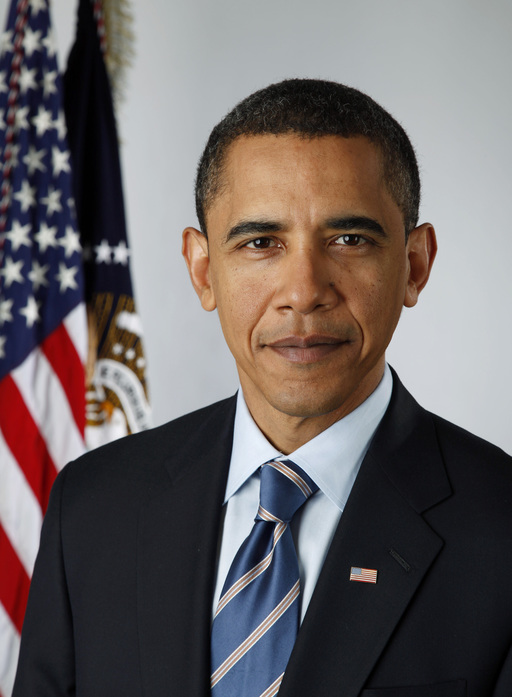
#> input picture CV project/obama.jpg, 512 x 697 px
$ python delaunay.py   (older library calls are emulated)
#> lines starting #> are read from the running program, lines starting #| are printed output that depends on the picture; after the words box and inside, x2 and y2 are one past the last pixel; in counts of white or black regions, pixels touching at a corner belong together
#!/usr/bin/python

import cv2
import numpy as np
import random
import copy
# Check if a point is inside a rectangle
def rect_contains(rect, point) :
    if point[0] < rect[0] :
        return False
    elif point[1] < rect[1] :
        return False
    elif point[0] > rect[2] :
        return False
    elif point[1] > rect[3] :
        return False
    return True

# Draw a point
def draw_point(img, p, color ) :
    cv2.circle( img, p, 2, color, 1, 8, 0 )


# Draw delaunay triangles
def draw_delaunay(img, subdiv, delaunay_color ) :

    triangleList = subdiv.getTriangleList();
    #print(triangleList)
    size = img.shape
    r = (0, 0, size[1], size[0])

    for t in triangleList :
        # print(t)
        pt1 = (t[0], t[1])
        pt2 = (t[2], t[3])
        pt3 = (t[4], t[5])

        if rect_contains(r, pt1) and rect_contains(r, pt2) and rect_contains(r, pt3) :

            cv2.line(img, pt1, pt2, delaunay_color, 1, 8, 0)
            cv2.line(img, pt2, pt3, delaunay_color, 1, 8, 0)
            cv2.line(img, pt3, pt1, delaunay_color, 1, 8, 0)


# Draw voronoi diagram
def draw_voronoi(img, subdiv) :

    ( facets, centers) = subdiv.getVoronoiFacetList([])


    for i in xrange(0,len(facets)) :
        ifacet_arr = []
        for f in facets[i] :
            ifacet_arr.append(f)

        ifacet = np.array(ifacet_arr, np.int)
        color = (random.randint(0, 255), random.randint(0, 255), random.randint(0, 255))

        cv2.fillConvexPoly(img, ifacet, color, cv2.CV_AA, 0);
        ifacets = np.array([ifacet])
        cv2.polylines(img, ifacets, True, (0, 0, 0), 1, cv2.CV_AA, 0)
        cv2.circle(img, (centers[i][0], centers[i][1]), 3, (0, 0, 0), cv2.cv.CV_FILLED, cv2.CV_AA, 0)


if __name__ == '__main__':

    # Define window names
    win_delaunay = "Delaunay Triangulation"
    win_voronoi = "Voronoi Diagram"

    # Turn on animation while drawing triangles
    animate = True

    # Define colors for drawing.
    delaunay_color = (255,255,255)
    points_color = (0, 0, 255)

    # Read in the image.
    img = cv2.imread("obama.jpg");
#> img is the input picture: shape (697, 512, 3); mean B, G, R 100.5, 100.6, 108

    # Keep a copy around
    img_orig = img.copy();

    # Rectangle to be used with Subdiv2D
    size = img.shape
#> size = (697, 512, 3)
    rect = (0, 0, size[1], size[0])
#> rect = (0, 0, 512, 697)
    # print(rect)
    # Create an instance of Subdiv2D
    subdiv = cv2.Subdiv2D(rect);

    # Create an array of points.
    points = [];

    # Read in the points from a text file
    with open("obama.txt") as file :
#> (reads CV project/obama.txt from the repository)
        for line in file :
            x, y = line.split()
            points.append([int(x), int(y)])

    # Insert points into subdiv
    for p in points :
        subdiv.insert(tuple(p))

        # Show animation
        if animate :
            img_copy = img_orig.copy()
            # Draw delaunay triangles
            draw_delaunay( img_copy, subdiv, (255, 255, 255) );
            cv2.imshow(win_delaunay, img_copy)
            cv2.waitKey(100)
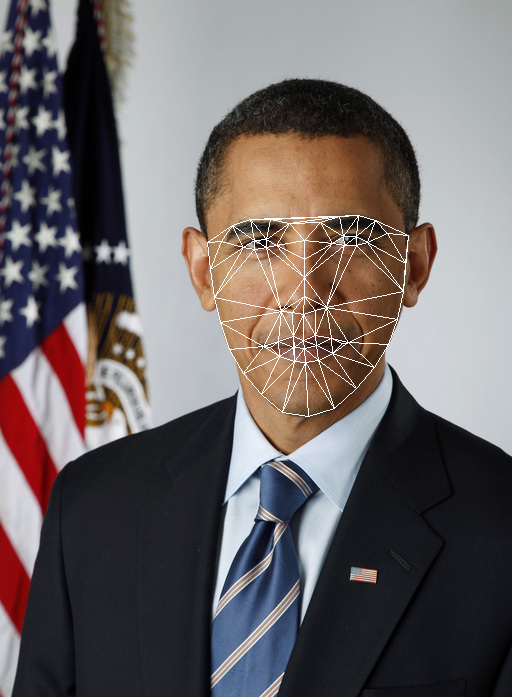
#> img_copy: shape (697, 512, 3); mean B, G, R 102.6, 102.4, 109.5

    # Draw delaunay triangles
    draw_delaunay(img, subdiv, (255, 255, 255) );

    # Draw points
    for p in points :
        draw_point(img, p, (0,0,255))
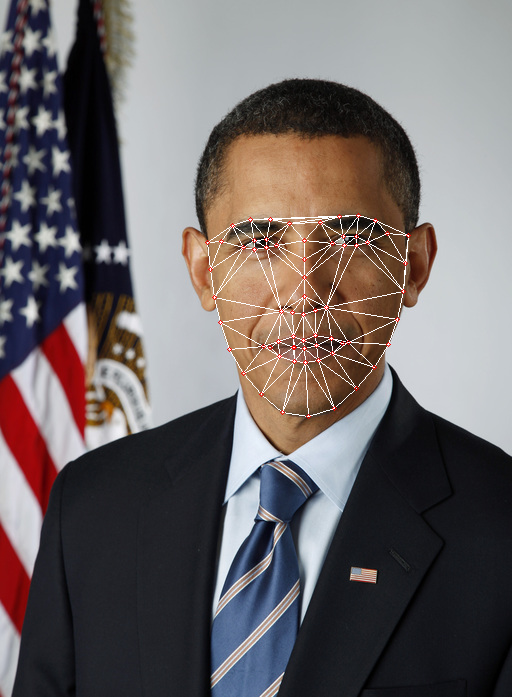
#> img: shape (697, 512, 3); 0.15% of pixels changed, all inside (x1, y1, x2, y2) = (205, 213, 411, 419)

    # Allocate space for voronoi Diagram
    img_voronoi = np.zeros(img.shape, dtype = img.dtype)

    # Draw voronoi diagram
    draw_voronoi(img_voronoi,subdiv)
#> after the loop in draw_voronoi, `for i in xrange(0,len(facets)) :`:
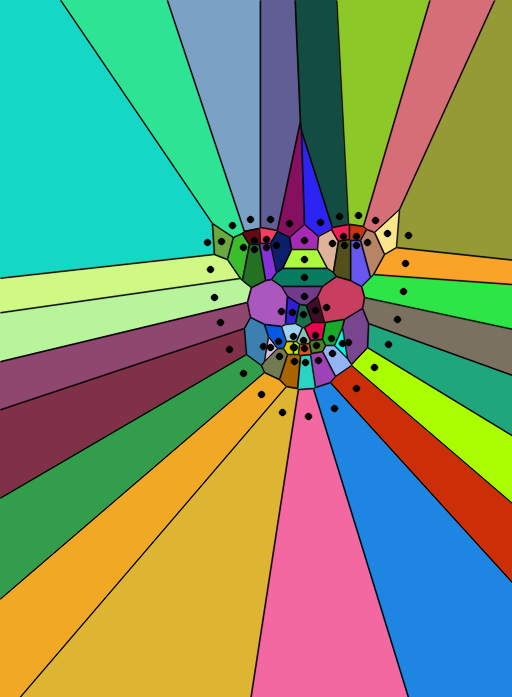
#> img: shape (697, 512, 3); mean of channels 0, 1, 2 111, 148.9, 126; drawn as B, G, R

    # Show results
    cv2.imshow(win_delaunay,img)
    cv2.imshow(win_voronoi,img_voronoi)
    cv2.waitKey(0)
